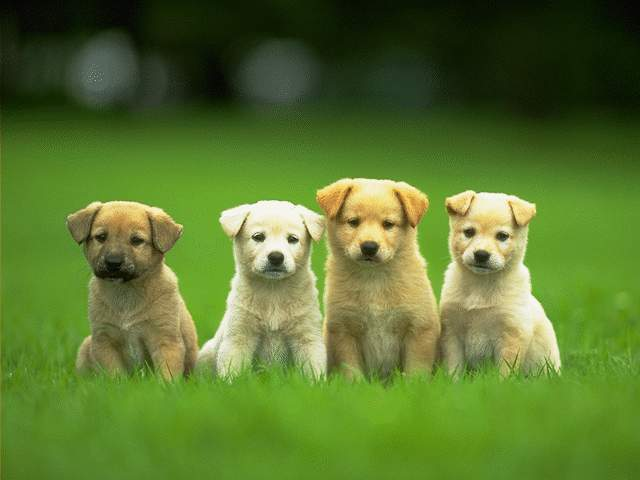
#> input picture week1/1.jpg, 640 x 480 px
$ jupyter execute Image_basic_operation.ipynb   (older library calls are emulated)
#> lines starting #> are read from the running program, lines starting #| are printed output that depends on the picture; long printed decimals are rounded
# 使用opencv读取并显示图片

示例图片如下(1.jpg)：

[cell 1]
import cv2
import random
import numpy as np

[cell 2]
img = cv2.imread('1.jpg') #读取原图
#> img is the input picture: shape (480, 640, 3); mean B, G, R 47.3, 117.6, 89.9
img_gray = cv2.imread('1.jpg', 0) #读取灰度图
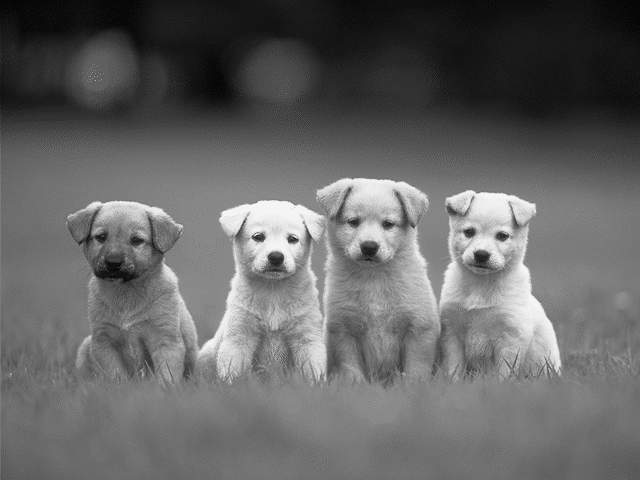
#> img_gray: shape (480, 640); min 1, max 255, mean 101.3

[cell 3]
# 灰度图和彩色图分别读取为二维和三维numpy数组
print(type(img))
#| <class 'numpy.ndarray'>
print(img_gray)
#> (printed output is left out)

[cell 4]
# 数组大小及数据格式
print('shape of img is {}'.format(img.shape))    # h, w, c
#| shape of img is (480, 640, 3)
print('shape of img_gray is {}'.format(img_gray.shape))
#| shape of img_gray is (480, 640)
print(img.dtype)  # show image data type
#| uint8

[cell 5]
# 显示图片
cv2.imshow('img_gray', img_gray)
cv2.imshow('img', img)
cv2.waitKey(0)
cv2.destroyAllWindows()

[cell 6]
# 保存图片
cv2.imwrite('image_gray.jpg', img_gray)
#> Out = True

[cell 7]
# image crop
img_crop = img[:200, :400]
cv2.imshow('img_crop', img_crop)
cv2.waitKey(0)
cv2.destroyAllWindows()

[cell 8]
# channel split
B, G, R = cv2.split(img)  # opencv读取彩色图片为BGR格式
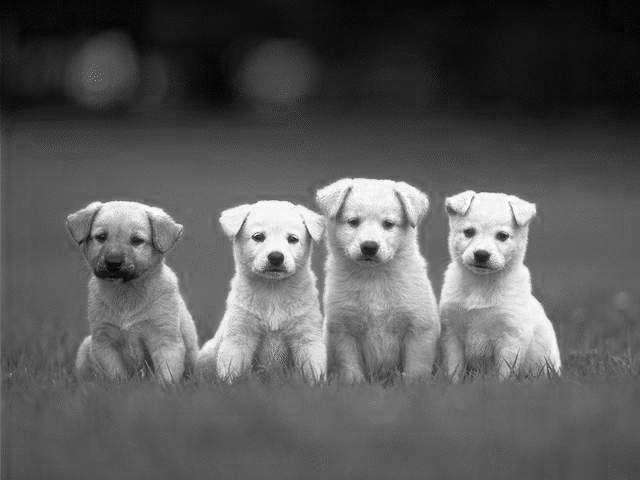
#> R: shape (480, 640); min 1, max 255, mean 89.9
cv2.imshow('B', B)
cv2.imshow('G', G)
cv2.imshow('R', R)
cv2.waitKey(0)
cv2.destroyAllWindows()

# 改变图片颜色

[cell 9]
# change color
def random_light_color(img):
    # brightness
    B, G, R = cv2.split(img)

    for C in [B,G,R]:
        rand_shift = random.randint(-50, 50)
        if rand_shift == 0:
            pass
        elif rand_shift > 0:
            lim = 255 - rand_shift
            C[C > lim] = 255
            C[C <= lim] = (rand_shift + C[C <= lim]).astype(img.dtype)
        elif rand_shift < 0:
            lim = 0 - rand_shift
            C[C < lim] = 0
            C[C >= lim] = (rand_shift + C[C >= lim]).astype(img.dtype)
#> this loop made 3 passes
#> (rand_shift, lim) on passes 1 to 3: (-1, 1), (47, 208), (3, 252)
    img_merge = cv2.merge((B, G, R))
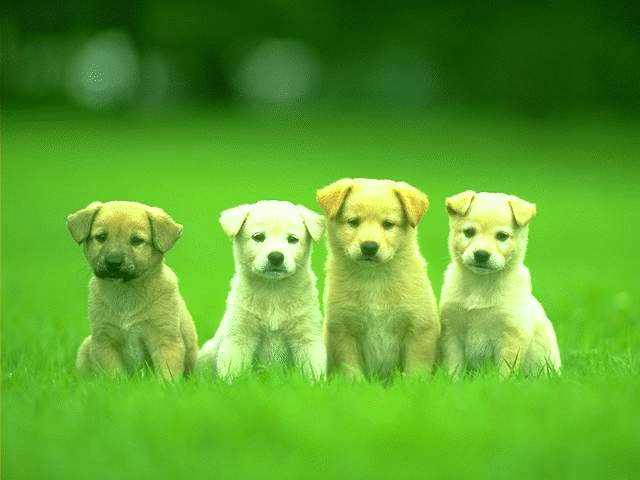
#> img_merge: shape (480, 640, 3); mean B, G, R 46.3, 163.6, 92.9
    return img_merge

[cell 10]
# change color 2 在YUV空间改变图片颜色
def random_color_yuv(img):
    img_yuv = cv2.cvtColor(img, cv2.COLOR_BGR2YUV) # 改变颜色空间 从BGR到YUV
#> img_yuv: shape (480, 640, 3); mean of channels 0, 1, 2 101.3, 101.5, 118
    y,u,v = cv2.split(img_yuv)
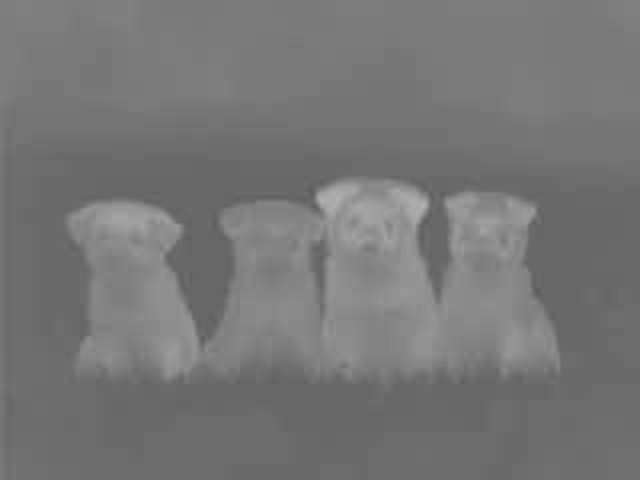
#> v: shape (480, 640); min 92, max 178, mean 118

    for c in [y,u,v]:
        rand_shift = random.randint(-50, 50)
        c[c > 255 - rand_shift] = 255 - rand_shift
        c[c < -rand_shift] = -rand_shift
        c[:] = c[:] + rand_shift
#> this loop made 3 passes
#> rand_shift on passes 1 to 3: -45, -17, 15

    img_merge = cv2.merge((y,u,v))
#> img_merge: shape (480, 640, 3); mean of channels 0, 1, 2 60.4, 84.5, 133
    img_bgr = cv2.cvtColor(img_merge, cv2.COLOR_YUV2BGR)
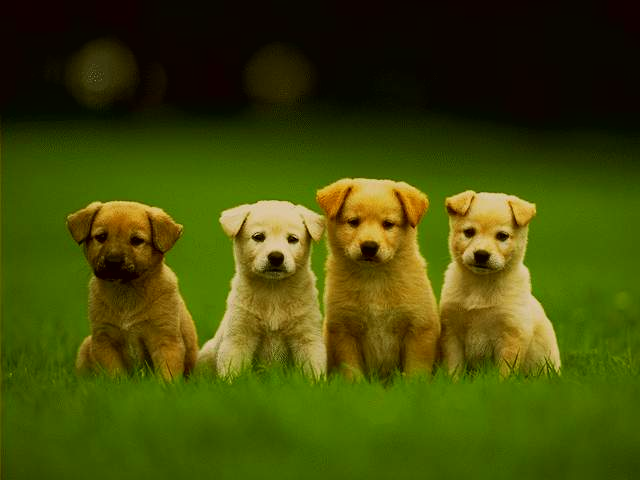
#> img_bgr: shape (480, 640, 3); mean B, G, R 7.4, 74.6, 66.1
    return img_bgr

[cell 11]
img_random_color = random_light_color(img)
cv2.imshow('img_ori', img)
cv2.imshow('img_random_color', img_random_color)
cv2.waitKey(0)
cv2.destroyAllWindows()

[cell 12]
img_random_color = random_color_yuv(img)
cv2.imshow('img_ori', img)
cv2.imshow('img_random_color', img_random_color)
cv2.waitKey(0)
cv2.destroyAllWindows()

# 伽马校正

[cell 13]
# 可改变图像对比度
# gamma correction
def adjust_gamma(img, gamma=1.0):
#> called with gamma = 2
    invGamma = 1.0/gamma
    table = [ ((i / 255.0) ** invGamma) * 255 for i in range(256)]  # 构建映射表，以提升计算速度
    table = np.array(table, dtype = 'uint8')
    return cv2.LUT(img, table)
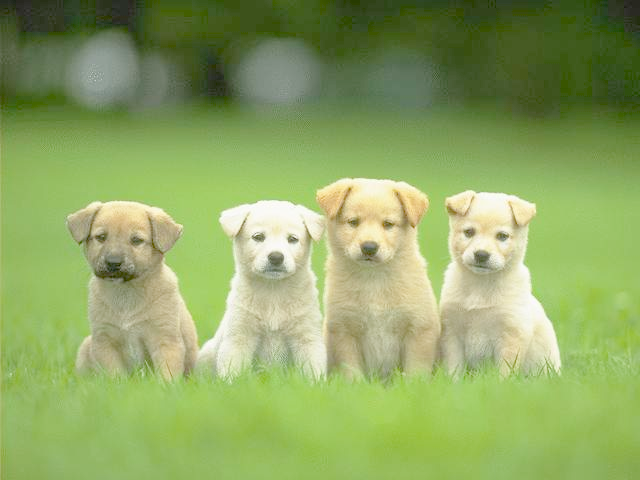
#> returned value: shape (480, 640, 3); mean of channels 0, 1, 2 99.3, 166.2, 142.6; drawn as B, G, R

[cell 14]
img_brighter = adjust_gamma(img, 2)  # 通过改变gamma值提升亮度
cv2.imshow('img_ori', img)
cv2.imshow('img_brighter', img_brighter)
cv2.waitKey(0)
cv2.destroyAllWindows()

# 图像直方图及直方图均衡化

[cell 15]
# histogram 图像灰度值的分布
from matplotlib import pyplot as plt
plt.figure(1)
plt.title('histogram of the original image')
plt.hist(img.flatten(), bins=256, range = [0,256], normed=1)
plt.show()
#> figure, not shown here; tallest bar 0.0133 high, from x = 41 to 42

[cell 16]
# 三个通道的直方图
plt.figure(1)
plt.hist(img[:,:,0].flatten(), bins=256, range = [0,256], normed=1, color='b', histtype  = 'step')
plt.hist(img[:,:,1].flatten(), bins=256, range = [0,256], normed=1, color='g', histtype  = 'step')
plt.hist(img[:,:,2].flatten(), bins=256, range = [0,256], normed=1, color='r', histtype  = 'step')
plt.title('histogram of the original image')
plt.show()

BGR三个通道分别进行直方图均衡化

[cell 17]
# equalize the histogram of the b, g, r channel respectively
b, g, r = cv2.split(img)
bh = cv2.equalizeHist(b)
gh = cv2.equalizeHist(g)
rh = cv2.equalizeHist(r)
img_equHist = cv2.merge((bh, gh, rh))

cv2.imshow('img_ori', img)
cv2.imshow('Histogram equalized', img_equHist)
cv2.waitKey(0)
cv2.destroyAllWindows()

[cell 18]
plt.figure(1)
plt.title('histogram of the equalized image')
plt.hist(img_equHist.flatten(), bins=256, range = [0,256], normed=1)
plt.show()
#> figure, not shown here; tallest bar 0.021 high, from x = 158 to 159

[cell 19]
plt.figure(1)
plt.title('histogram of the equalized image')
plt.hist(img_equHist[:,:,0].flatten(), bins=256, range = [0,256], normed=1, color='b', histtype  = 'step')
plt.hist(img_equHist[:,:,1].flatten(), bins=256, range = [0,256], normed=1, color='g', histtype  = 'step')
plt.hist(img_equHist[:,:,2].flatten(), bins=256, range = [0,256], normed=1, color='r', histtype  = 'step')
plt.show()

在YUV空间进行直方图均衡化（Y通道代表灰度值）

[cell 20]
# equalize the histogram of the Y channel, YUV format
img_yuv = cv2.cvtColor(img, cv2.COLOR_BGR2YUV)
img_yuv[:,:,0] = cv2.equalizeHist(img_yuv[:,:,0])
#> img_yuv: shape (480, 640, 3); mean of channels 0, 1, 2 128.6, 101.5, 118
img_equHist = cv2.cvtColor(img_yuv, cv2.COLOR_YUV2BGR)

cv2.imshow('img_ori', img)
cv2.imshow('Histogram equalized', img_equHist)
cv2.waitKey(0)
cv2.destroyAllWindows()

[cell 21]
plt.figure(1)
plt.title('histogram of the equalized image')
plt.hist(img_equHist.flatten(), bins=256, range = [0,256], normed=1)
plt.show()
#> figure, not shown here; tallest bar 0.0247 high, from x = 255 to 256

[cell 22]
plt.figure(1)
plt.title('histogram of the equalized image')
plt.hist(img_equHist[:,:,0].flatten(), bins=256, range = [0,256], normed=1, color='b', histtype  = 'step')
plt.hist(img_equHist[:,:,1].flatten(), bins=256, range = [0,256], normed=1, color='g', histtype  = 'step')
plt.hist(img_equHist[:,:,2].flatten(), bins=256, range = [0,256], normed=1, color='r', histtype  = 'step')
plt.show()
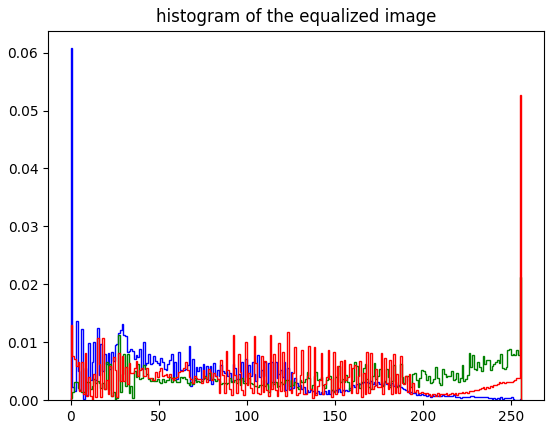
#> figure drawn by matplotlib, 1 panel

# 图片变换： 仿射变换、投影变换

Similarity transform：scale + rotation + translation

[cell 23]
M = cv2.getRotationMatrix2D((img.shape[1] / 2, img.shape[0] / 2), 30, 0.5) # center, angle, scale 计算旋转矩阵
img_rotate = cv2.warpAffine(img, M, (img.shape[1], img.shape[0]))
print(M)  # 前两列与旋转角度有关，最后一列与平移距离有关
#| [[  0.433    0.25       121.436]
#|  [ -0.25         0.433  216.077]]

[cell 24]
M[0,2] = 0  # 改变平移距离
M[1,2] = 0
img_rotate2 = cv2.warpAffine(img, M, (img.shape[1], img.shape[0]))
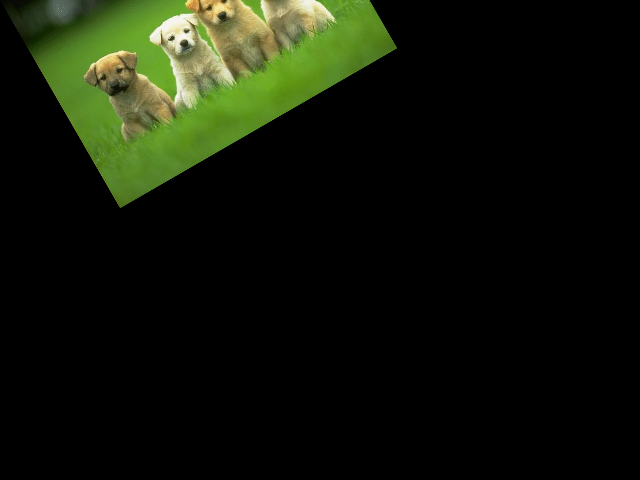
#> img_rotate2: shape (480, 640, 3); mean B, G, R 8.8, 21.5, 16.8

[cell 25]
cv2.imshow('img_rotate', img_rotate)
cv2.imshow('img_rotate2', img_rotate2)
cv2.waitKey(0)
cv2.destroyAllWindows()

Affine Transform: 保持图片中的平行线但不保持直角，由不在同一条直线上的三个点可确定一个仿射变换

[cell 26]
# Affine Transform
rows, cols, ch = img.shape
#> rows = 480; cols = 640; ch = 3
pts1 = np.float32([[0, 0], [cols - 1, 0], [0, rows - 1]])
#> pts1 = [[0, 0], [639, 0], [0, 479]]
pts2 = np.float32([[cols * 0.2, rows * 0.1], [cols * 0.9, rows * 0.2], [cols * 0.1, rows * 0.9]])
#> pts2 = [[128, 48], [576, 96], [64, 432]]

M = cv2.getAffineTransform(pts1, pts2)  # 计算变换矩阵
dst = cv2.warpAffine(img, M, (cols, rows))  # 得到变换后的图
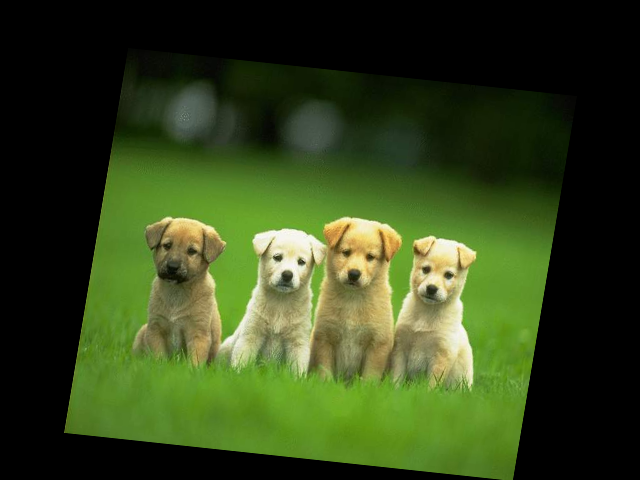
#> dst: shape (480, 640, 3); mean B, G, R 27.1, 67.3, 51.4
print(M)
#| [[ 7.01095462e-01 -1.33611691e-01  1.28000000e+02]
#|  [ 7.51173709e-02  8.01670146e-01  4.80000000e+01]]

[cell 27]
cv2.imshow('affine img', dst)
key = cv2.waitKey(0)
#> (key Esc is pressed here)
cv2.destroyAllWindows()

perspective transform: 只保持原图片中的直线，可由四个点（任意三个点不在同一条直线上）确定

[cell 28]
# perspective transform
def random_warp(img):
    height, width, _ = img.shape

    # warp:
    random_margin = 60
    x1 = random.randint(-random_margin, random_margin)
    y1 = random.randint(-random_margin, random_margin)
    x2 = random.randint(width - random_margin - 1, width - 1)
    y2 = random.randint(-random_margin, random_margin)
    x3 = random.randint(width - random_margin - 1, width - 1)
    y3 = random.randint(height - random_margin - 1, height - 1)
    x4 = random.randint(-random_margin, random_margin)
    y4 = random.randint(height - random_margin - 1, height - 1)

    dx1 = random.randint(-random_margin, random_margin)
    dy1 = random.randint(-random_margin, random_margin)
    dx2 = random.randint(width - random_margin - 1, width - 1)
    dy2 = random.randint(-random_margin, random_margin)
    dx3 = random.randint(width - random_margin - 1, width - 1)
    dy3 = random.randint(height - random_margin - 1, height - 1)
    dx4 = random.randint(-random_margin, random_margin)
    dy4 = random.randint(height - random_margin - 1, height - 1)

    pts1 = np.float32([[x1, y1], [x2, y2], [x3, y3], [x4, y4]])
    pts2 = np.float32([[dx1, dy1], [dx2, dy2], [dx3, dy3], [dx4, dy4]])
    M_warp = cv2.getPerspectiveTransform(pts1, pts2)
    img_warp = cv2.warpPerspective(img, M_warp, (width, height))
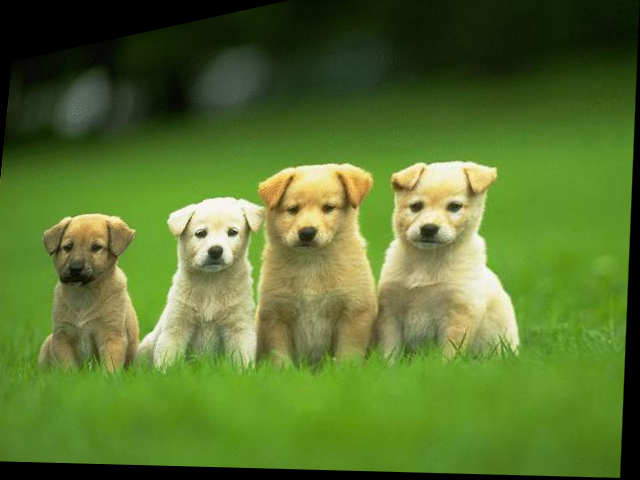
#> img_warp: shape (480, 640, 3); mean B, G, R 46, 114.9, 88
    return M_warp, img_warp

[cell 29]
M_warp, img_warp = random_warp(img)
#> M_warp = [[0.703, -0.0811, 11.86], [-0.184, 0.796, 61.52], [-0.00044, -7.6e-05, 1]]
print(M_warp)
#| [[ 7.03464625e-01 -8.10641455e-02  1.18607633e+01]
#|  [-1.83729405e-01  7.96283697e-01  6.15234817e+01]
#|  [-4.39507055e-04 -7.60007224e-05  1.00000000e+00]]

[cell 30]
cv2.imshow('img_warp', img_warp)
key = cv2.waitKey(0)
#> (key Esc is pressed here)
